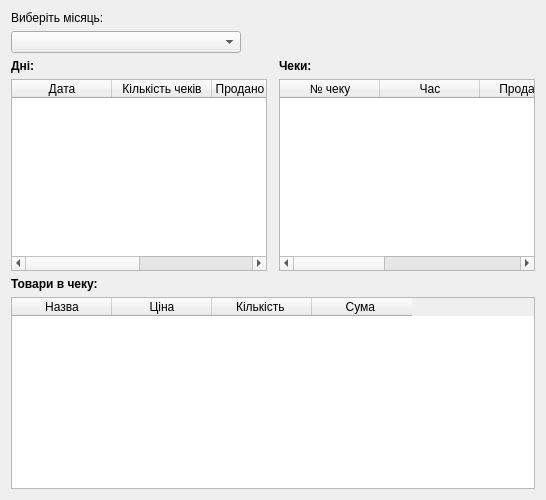
      <widget class="QWidget" name="reportsPage">
       <property name="styleSheet">
        <string notr="true"/>
       </property>
       <layout class="QGridLayout" name="gridLayout_4">
        <item row="1" column="0">
         <widget class="QComboBox" name="MonthcomboBox">
          <property name="maximumSize">
           <size>
            <width>230</width>
            <height>16777215</height>
           </size>
          </property>
         </widget>
        </item>
        <item row="0" column="0">
         <widget class="QLabel" name="label_13">
          <property name="text">
           <string>Виберіть місяць:</string>
          </property>
         </widget>
        </item>
        <item row="2" column="2">
         <widget class="QLabel" name="label_15">
          <property name="font">
           <font>
            <bold>true</bold>
           </font>
          </property>
          <property name="text">
           <string>Чеки: </string>
          </property>
         </widget>
        </item>
        <item row="4" column="0">
         <widget class="QLabel" name="label_16">
          <property name="font">
           <font>
            <bold>true</bold>
           </font>
          </property>
          <property name="text">
           <string>Товари в чеку:</string>
          </property>
         </widget>
        </item>
        <item row="5" column="0" colspan="3">
         <widget class="QTableWidget" name="ItemTable">
          <property name="styleSheet">
           <string notr="true">QTableWidget::item:selected {
    background-color:#8ec5ff;
    color: black;
}
QTableWidget::item {
    background-color:rgb(255, 255, 255);
}
QTableWidget::item:hover {
    background-color: #8ec5ff;
}</string>
          </property>
          <column>
           <property name="text">
            <string>Назва</string>
           </property>
           <property name="background">
            <color>
             <red>216</red>
             <green>216</green>
             <blue>216</blue>
            </color>
           </property>
          </column>
          <column>
           <property name="text">
            <string>Ціна</string>
           </property>
           <property name="background">
            <color>
             <red>216</red>
             <green>216</green>
             <blue>216</blue>
            </color>
           </property>
          </column>
          <column>
           <property name="text">
            <string>Кількість </string>
           </property>
           <property name="background">
            <color>
             <red>216</red>
             <green>216</green>
             <blue>216</blue>
            </color>
           </property>
          </column>
          <column>
           <property name="text">
            <string>Сума </string>
           </property>
           <property name="background">
            <color>
             <red>216</red>
             <green>216</green>
             <blue>216</blue>
            </color>
           </property>
          </column>
         </widget>
        </item>
        <item row="2" column="0">
         <widget class="QLabel" name="label_14">
          <property name="font">
           <font>
            <bold>true</bold>
           </font>
          </property>
          <property name="text">
           <string>Дні:</string>
          </property>
         </widget>
        </item>
        <item row="3" column="0">
         <widget class="QTableWidget" name="DaysTable">
          <property name="styleSheet">
           <string notr="true">QTableWidget::item:selected {
    background-color:#8ec5ff;
    color: black;
}
QTableWidget::item {
    background-color:rgb(255, 255, 255);
}
QTableWidget::item:hover {
    background-color: #8ec5ff;
}</string>
          </property>
          <column>
           <property name="text">
            <string>Дата</string>
           </property>
           <property name="background">
            <color>
             <red>216</red>
             <green>216</green>
             <blue>216</blue>
            </color>
           </property>
          </column>
          <column>
           <property name="text">
            <string>Кількість чеків</string>
           </property>
           <property name="background">
            <color>
             <red>216</red>
             <green>216</green>
             <blue>216</blue>
            </color>
           </property>
          </column>
          <column>
           <property name="text">
            <string>Продано товарів</string>
           </property>
           <property name="background">
            <color>
             <red>216</red>
             <green>216</green>
             <blue>216</blue>
            </color>
           </property>
          </column>
          <column>
           <property name="text">
            <string>Сума</string>
           </property>
           <property name="background">
            <color>
             <red>216</red>
             <green>216</green>
             <blue>216</blue>
            </color>
           </property>
          </column>
         </widget>
        </item>
        <item row="3" column="2">
         <widget class="QTableWidget" name="CheksTable">
          <property name="styleSheet">
           <string notr="true">QTableWidget::item:selected {
    background-color:#8ec5ff;
    color: black;
}
QTableWidget::item {
    background-color:rgb(255, 255, 255);
}
QTableWidget::item:hover {
    background-color: #8ec5ff;
}</string>
          </property>
          <column>
           <property name="text">
            <string>№ чеку</string>
           </property>
           <property name="background">
            <color>
             <red>216</red>
             <green>216</green>
             <blue>216</blue>
            </color>
           </property>
          </column>
          <column>
           <property name="text">
            <string>Час</string>
           </property>
           <property name="background">
            <color>
             <red>216</red>
             <green>216</green>
             <blue>216</blue>
            </color>
           </property>
          </column>
          <column>
           <property name="text">
            <string>Продавець</string>
           </property>
           <property name="background">
            <color>
             <red>216</red>
             <green>216</green>
             <blue>216</blue>
            </color>
           </property>
          </column>
          <column>
           <property name="text">
            <string>Кількість товарів</string>
           </property>
           <property name="background">
            <color>
             <red>216</red>
             <green>216</green>
             <blue>216</blue>
            </color>
           </property>
          </column>
          <column>
           <property name="text">
            <string>Сума чеку</string>
           </property>
           <property name="background">
            <color>
             <red>216</red>
             <green>216</green>
             <blue>216</blue>
            </color>
           </property>
          </column>
         </widget>
        </item>
       </layout>
      </widget>
